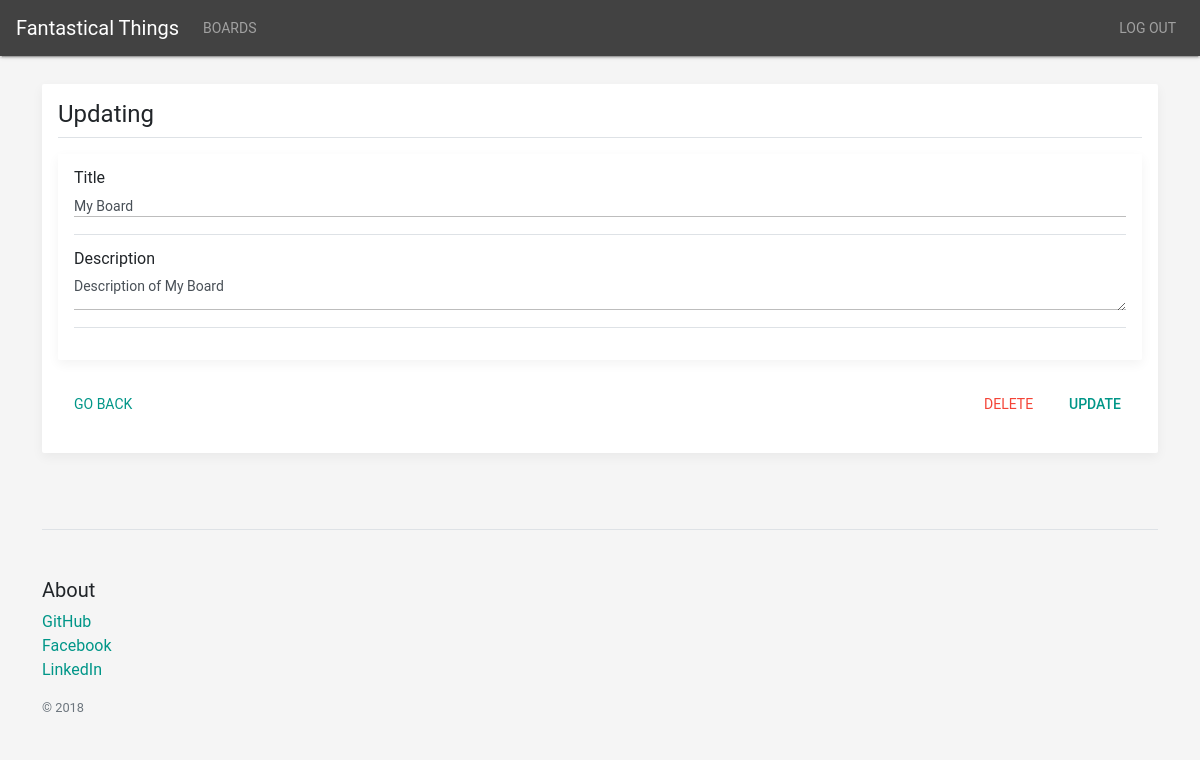
The page /board/1/edit_board (signed in) on the database as committed earlier.
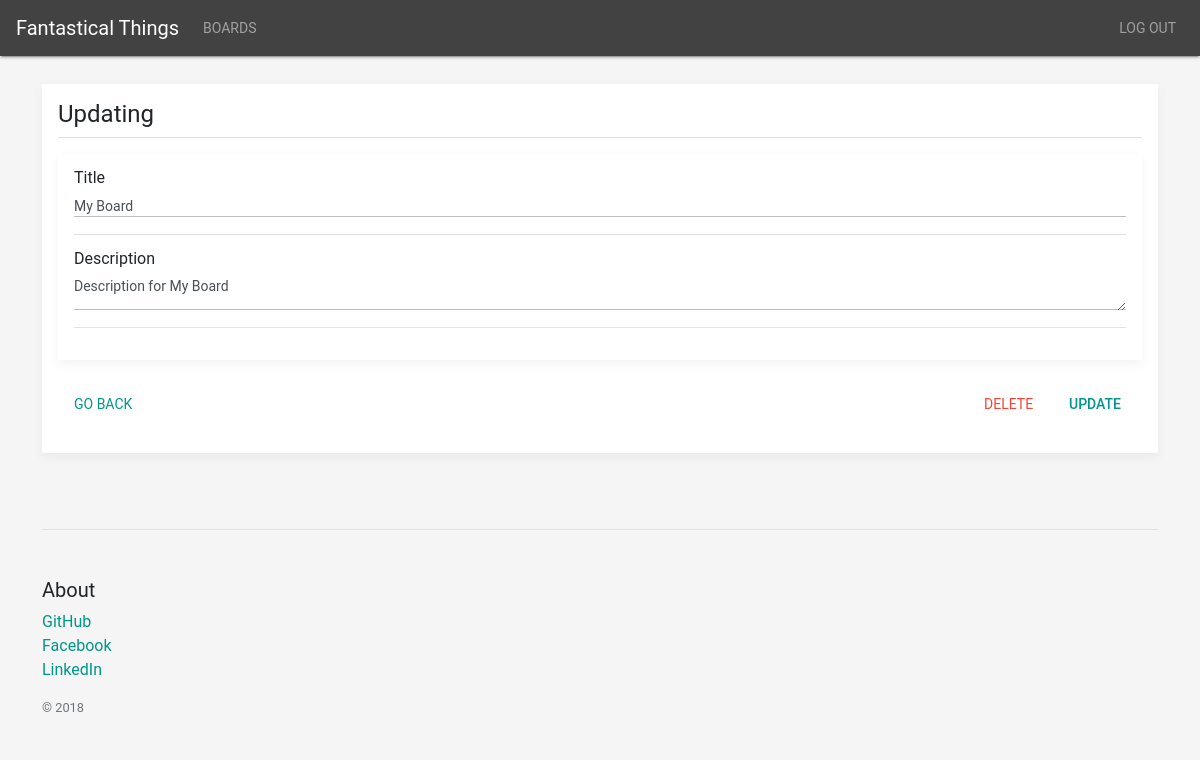
The same page on the database as committed later.
### fantastical_things/models.py (models this page shows)
class Board(models.Model):
    user = models.ForeignKey(User, on_delete=models.CASCADE, default=None, null=True)
    title = models.CharField(max_length=100)
    description = models.TextField(max_length=100)
    begin_time = models.DateTimeField(default=datetime.now)

### fantastical_things/views.py (the view, shortened to what this page needs)
# urls.py: url(r'^board/(?P<board_id>\d+)/edit_board/?$', views.edit_board, name='edit_board'),
def edit_board(request, board_id):
    if not request.user.is_authenticated:
        return redirect('/login/')
    board = Board.objects.get(user=request.user, id=board_id)
    context = {
        'board': board,
    }
    return render(request, 'fantastical_things/edit/edit_board.html', context)

### fantastical_things/templates/fantastical_things/edit/edit_board.html (shortened to what this page needs)
{% extends 'fantastical_things/index.html' %}
{% block main_content %}
    <form class="my-3 p-3 bg-white rounded box-shadow" method="POST" action="{% url 'edit_board' board_id=board.id %}">
        <h4 class="border-bottom border-gray pb-2 mb-0">Updating</h4>
        <div class="my-3 p-3 bg-white rounded box-shadow">
            <div class="media-body pb-3 mb-3 small lh-125 border-bottom border-gray">
                <label for="title">Title</label>
                <input type="text" value="{{ board.title }}" required="required" name="title" id="title"
                       class="form-control form-control-sm"/>
            </div>
            <div class="media-body pb-3 mb-3 small lh-125 border-bottom border-gray">
                <label for="description">Description</label>
                <textarea name="description" id="description"
                          class="form-control form-control-sm">{{ board.description }}</textarea>
            </div>
        </div>
        <div class="d-flex justify-content-between align-items-center w-100">
            <a href="{% url 'board' board_id=board.id %}" class=" mr-1 btn btn-primary btn-link"
               role="button">Go Back</a>
            <div class="btn-group" role="group">
                <a href="{% url 'delete_board' board_id=board.id %}"
                   class=" mr-1 btn btn-danger btn-link"
                   role="button">Delete</a>
                <button type="submit" class=" mr-1 btn btn-primary">Update</button>
            </div>
        </div>
    </form>
{% endblock main_content %}

### fantastical_things/templates/fantastical_things/index.html (shortened to what this page needs)
<!DOCTYPE html>
<html lang="en" class="mdl-js">
<head>
    {% load staticfiles %}
    <link rel="stylesheet"
          href="https://unpkg.com/bootstrap-material-design@4.1.1/dist/css/bootstrap-material-design.min.css"
>
    <link rel="stylesheet" href="{% static 'fantastical_things/css/bootstrap-material-design.min.css' %}"
          type="text/css"/>
    <link rel="stylesheet" href="{% static "fantastical_things/css/board_page.css" %}">
</head>
<body class="bg-light">
<header>
    {% include "fantastical_things/header.html" %}
</header>
<main role="main" class="container">
    {% block main_content %}
    {% endblock main_content %}
</main>
<div class="container">
    <footer class="pt-4 my-md-5 pt-md-5 border-top">
        {% include 'fantastical_things/footer.html' %}
    </footer>
</div>
</body>
</html>

### fantastical_things/templates/fantastical_things/header.html (shortened to what this page needs)
{% block header_content %}
        {% load staticfiles %}
        <link rel="stylesheet" href="{% static 'fantastical_things/css/bootstrap-material-design.min.css' %}"
              type="text/css"/>
        <link rel="stylesheet" href="{% static "fantastical_things/css/board_page.css" %}">
    <nav class="navbar navbar-expand-md navbar-dark fixed-top bg-dark">
        <li class="navbar-brand">Fantastical Things</li>
        <div class="navbar-collapse collapse" id="navbarCollapse" style="">
            <ul class="navbar-nav mr-auto">
                <li class="nav-item">
                    <a class="nav-link" href="/">Boards<span class="sr-only">(current)</span></a>
                </li>
            </ul>
            <ul class="navbar-nav mr">
                <li class="nav-item">
                    <a class="nav-link" href="{% url 'logout' %}">Log Out<span class="sr-only">(current)</span></a>
                </li>
            </ul>
        </div>
    </nav>
{% endblock header_content %}

### fantastical_things/templates/fantastical_things/footer.html
{% block footer_content %}
    <head>
        {% load staticfiles %}
        <link rel="stylesheet" href="{% static 'fantastical_things/css/bootstrap-material-design.min.css' %}"
              type="text/css"/>
        <link rel="stylesheet" href="{% static "fantastical_things/css/board_page.css" %}">
    </head>
    <div class="row">
        <div class="col-6 col-md">
            <h5>About</h5>
            <ul class="list-unstyled text-small">
                <li><a href="https://github.com/ImmortalLamp/Fantastical-Things" target="blank">GitHub</a></li>
                <li><a href="https://www.facebook.com/romamartyanov" target="blank">Facebook</a></li>
                <li><a href="https://www.linkedin.com/in/romamartyanov/" target="blank">LinkedIn</a></li>
            </ul>
            <small class="d-block mb-3 text-muted">© 2018</small>
        </div>
    </div>
{% endblock footer_content %}

### fantastical_things/static/fantastical_things/css/board_page.css (style rules this page uses)
html, body { overflow-x: hidden; }
body { padding-top: 56px; }
body > .container { padding: 12px 12px 0; }
.border-bottom { border-bottom: 1px solid #e5e5e5; }
.box-shadow { box-shadow: 0 .25rem .75rem rgba(0, 0, 0, .05); }
.lh-125 { line-height: 1.25; }

Rows that differ between the two databases and show on the page:
changed Board "My Board": description "Description of My Board" → "Description for My Board"
